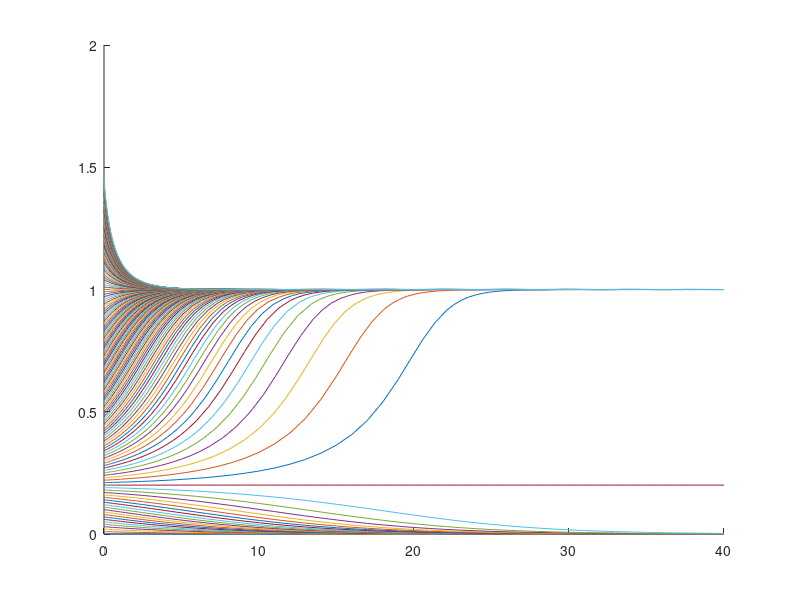

Write MATLAB code to recreate this figure.
clear
close all

%%

a = 0.2; b = 0.5; d = 0;
f = @(t,x) x*(x - a)*(1 - x);

tspan = [0 40];
x0 = 0;

figure
hold on
for step = 0:0.01:1.45
    x0 = step;
    [t, y] = ode45(f, tspan, x0);
    plot(t,y)
end 
hold off